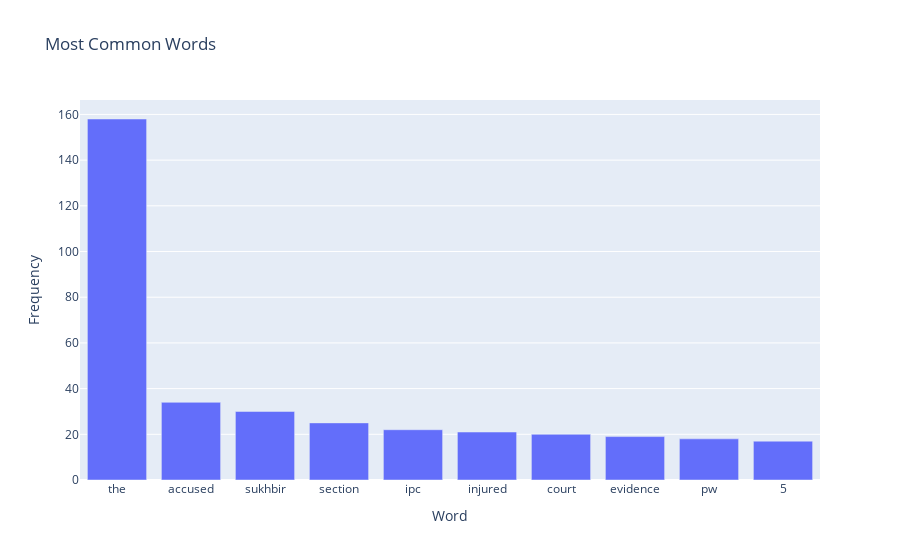

Notebook code cell kept with this figure:
### Code cell
fdist = FreqDist(tokenized_words)
common_words = fdist.most_common(10)
print("Most common words:")
for word, frequency in common_words:
    print(f"{word}: {frequency}")


df = pd.DataFrame(common_words, columns=['Word', 'Frequency'])
fig = px.bar(df, x='Word', y='Frequency', title='Most Common Words')
fig.show()

### Figure 1 — Plotly figure (JSON) as saved in the notebook; plotly's stock layout.template omitted (floating-point values rounded to 4 significant figures)
{"data": [{"alignmentgroup": "True", "hovertemplate": "Word=%{x}<br>Frequency=%{y}<extra></extra>", "legendgroup": "", "marker": {"color": "#636efa", "pattern": {"shape": ""}}, "name": "", "offsetgroup": "", "orientation": "v", "showlegend": false, "textposition": "auto", "type": "bar", "x": ["the", "accused", "sukhbir", "section", "ipc", "injured", "court", "evidence", "pw", "5"], "xaxis": "x", "y": [158, 34, 30, 25, 22, 21, 20, 19, 18, 17], "yaxis": "y"}], "layout": {"barmode": "relative", "legend": {"tracegroupgap": 0}, "title": {"text": "Most Common Words"}, "xaxis": {"anchor": "y", "domain": [0, 1], "title": {"text": "Word"}}, "yaxis": {"anchor": "x", "domain": [0, 1], "title": {"text": "Frequency"}}}}
